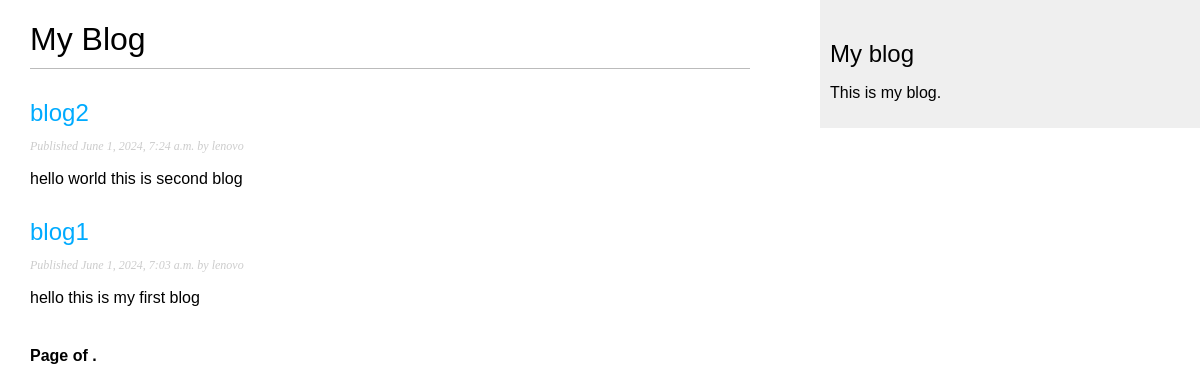
Before: / with the older database file.
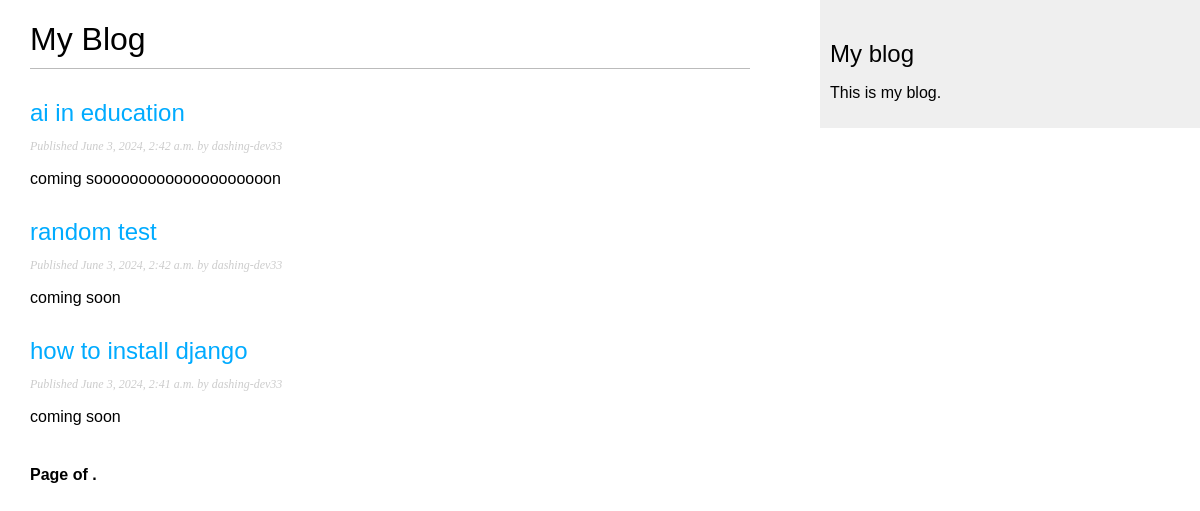
After: the same page with the newer database file.
### baseapp/models.py (models this page shows, shortened)
class Post(models.Model):
    class Status(models.TextChoices):
        DRAFT = 'DF', 'Draft'
        PUBLISHED = 'PB', 'Published'
    title = models.CharField(max_length=255)
    slug = models.SlugField(max_length=250,
                            unique_for_date='publish')
    body = models.TextField()
    publish = models.DateTimeField( auto_now_add=True)
    created  = models.DateTimeField(auto_now=True)
    updated = models.DateTimeField(auto_now=True)
    author = models.ForeignKey(User,
                               on_delete=models.CASCADE,
                               related_name='blog_posts')
    status = models.CharField(max_length=2,
                              choices=Status.choices,
                              default=Status.DRAFT)
    objects = models.Manager() # The default manager.
    published = PublishedManager()
    class Meta:
        ordering = ['-publish',]
        indexes = [
            models.Index(fields=['-publish']),
        ]
    def get_absolute_url(self):
        return reverse('blog:post_detail',
                       args=[self.publish.year,
                             self.publish.month,
                             self.publish.day,
                             self.slug])

### baseapp/views.py (the view)
# urls.py: path('', views.post_list, name='post_list'),
def post_list(request):
    post_list = Post.published.all()
    paginator = Paginator(post_list, 3)
    page_number = request.GET.get('page', 1)
    try:
        posts = paginator.page(page_number)
    except PageNotAnInteger:
        posts = paginator.page(1)
    except EmptyPage:
        posts = paginator.page(paginator.num_pages)
    return render(request,
                 'blog/post/list.html',
                 {'posts': posts})

### baseapp/models.py (called while the page is built)
    def get_queryset(self):
        return super().get_queryset()\
                      .filter(status=Post.Status.PUBLISHED)

### templates/blog/post/list.html (shortened to what this page needs)
{% extends "blog/base.html" %}
{% block content %}
  <h1>My Blog</h1>
  {% for post in posts %}
    <h2>
      <a href="{{ post.get_absolute_url }}">
        {{ post.title }}
      </a>
    </h2>
    <p class="date">
      Published {{ post.publish }} by {{ post.author }}
    </p>
    {{ post.body|truncatewords:30|linebreaks }}
  {% endfor %}
  {% include "pagination.html" with page=page_obj %}
{% endblock %}

### templates/blog/base.html (shortened to what this page needs)
{% load static %}
<!DOCTYPE html>
<html>
<head>
  <link href="{% static "/css/blog.css" %}" rel="stylesheet">
</head>
<body>
  <div id="content">
    {% block content %}
    {% endblock %}
  </div>
  <div id="sidebar">
    <h2>My blog</h2>
    <p>This is my blog.</p>
  </div>
</body>
</html>

### templates/pagination.html (shortened to what this page needs)
<div class="pagination">
    <span class="step-links">
      <span class="current">
        Page {{ page.number }} of {{ page.paginator.num_pages }}.
      </span>
    </span>
  </div>

### static/css/blog.css (style rules this page uses)
body { margin:0; padding:0; font-family:helvetica, sans-serif; }
a { color:#00abff; text-decoration:none; }
h1 { font-weight:normal; border-bottom:1px solid #bbb; padding:0 0 10px 0; }
h2 { font-weight:normal; margin:30px 0 0; }
#content { float:left; width:60%; padding:0 0 0 30px; }
#sidebar { float:right; width:30%; padding:10px; background:#efefef; height:100%; }
p.date { color:#ccc; font-family: georgia, serif; font-size: 12px; font-style: italic; }
.pagination { margin:40px 0; font-weight:bold; }

Changed rows visible on the page:
no longer on this page (row unchanged): Post: title "blog2", publish "June 1, 2024, 7:24 a.m.", author "lenovo", body "hello world this is second blog"
no longer on this page (row unchanged): Post: title "blog1", publish "June 1, 2024, 7:03 a.m.", author "lenovo", body "hello this is my first blog"
added Post: title "ai in education", publish "June 3, 2024, 2:42 a.m.", author "dashing-dev33", body "coming soooooooooooooooooooon"
added Post: title "random test", publish "June 3, 2024, 2:42 a.m.", author "dashing-dev33", body "coming soon"
added Post: title "how to install django", publish "June 3, 2024, 2:41 a.m.", author "dashing-dev33", body "coming soon"
